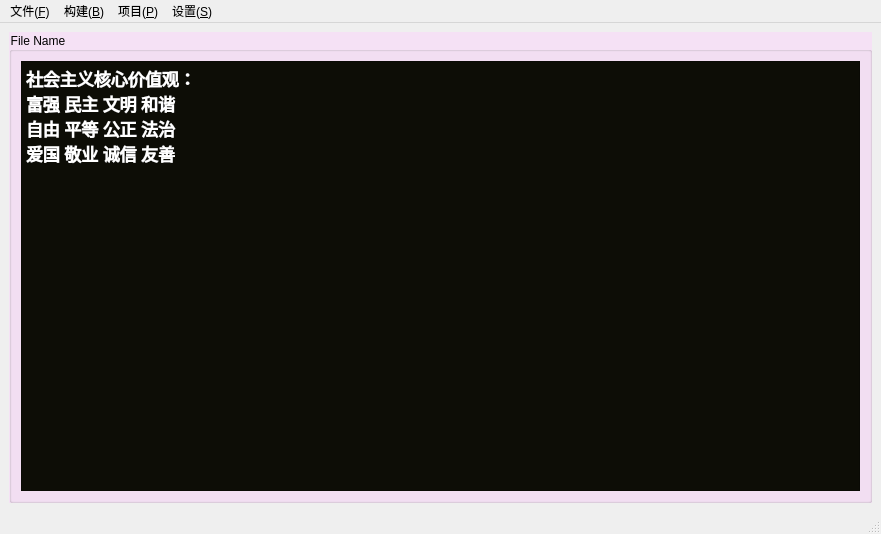
<?xml version="1.0" encoding="UTF-8"?>
<ui version="4.0">
 <class>MainWindow</class>
 <widget class="QMainWindow" name="MainWindow">
  <property name="geometry">
   <rect>
    <x>0</x>
    <y>0</y>
    <width>881</width>
    <height>534</height>
   </rect>
  </property>
  <property name="windowTitle">
   <string>MainWindow</string>
  </property>
  <property name="styleSheet">
   <string notr="true"/>
  </property>
  <widget class="QWidget" name="centralwidget">
   <layout class="QHBoxLayout" name="horizontalLayout_2">
    <item>
     <widget class="QGroupBox" name="fileNameGroupBox">
      <property name="styleSheet">
       <string notr="true">background:rgb(245,225,245);</string>
      </property>
      <property name="title">
       <string>File Name</string>
      </property>
      <layout class="QHBoxLayout" name="horizontalLayout_3">
       <item>
        <widget class="QPlainTextEdit" name="plainTextEdit">
         <property name="font">
          <font>
           <family>Noto Sans Hatran</family>
           <pointsize>13</pointsize>
           <bold>true</bold>
          </font>
         </property>
         <property name="styleSheet">
          <string notr="true">background:rgb(13, 13, 6);
color:rgb(255,255,255);</string>
         </property>
         <property name="lineWrapMode">
          <enum>QPlainTextEdit::LineWrapMode::NoWrap</enum>
         </property>
         <property name="plainText">
          <string>社会主义核心价值观：
富强 民主 文明 和谐
自由 平等 公正 法治
爱国 敬业 诚信 友善</string>
         </property>
        </widget>
       </item>
      </layout>
     </widget>
    </item>
   </layout>
  </widget>
  <widget class="QMenuBar" name="menubar">
   <property name="geometry">
    <rect>
     <x>0</x>
     <y>0</y>
     <width>881</width>
     <height>27</height>
    </rect>
   </property>
   <widget class="QMenu" name="menuFile_F">
    <property name="title">
     <string>文件(&amp;F)</string>
    </property>
    <addaction name="actionFileOpen_O"/>
    <addaction name="actionFileSave_S"/>
    <addaction name="actionFileSaveAs_A"/>
   </widget>
   <widget class="QMenu" name="menuBuild_B">
    <property name="title">
     <string>构建(&amp;B)</string>
    </property>
    <addaction name="actionBuildCompile_C"/>
    <addaction name="actionBuildSettings_S"/>
   </widget>
   <widget class="QMenu" name="menuProject_P">
    <property name="title">
     <string>项目(&amp;P)</string>
    </property>
    <addaction name="actionNewProject_N"/>
    <addaction name="actionOpenProject_O"/>
    <addaction name="separator"/>
   </widget>
   <widget class="QMenu" name="menuSettings_S">
    <property name="title">
     <string>设置(&amp;S)</string>
    </property>
    <addaction name="actionSettingsFont_F"/>
    <addaction name="actionSettingsColor_C"/>
   </widget>
   <addaction name="menuFile_F"/>
   <addaction name="menuBuild_B"/>
   <addaction name="menuProject_P"/>
   <addaction name="menuSettings_S"/>
  </widget>
  <widget class="QStatusBar" name="statusbar"/>
  <action name="actionFileOpen_O">
   <property name="text">
    <string>打开(&amp;O)</string>
   </property>
   <property name="shortcut">
    <string>Ctrl+O</string>
   </property>
  </action>
  <action name="actionFileSave_S">
   <property name="text">
    <string>保存(&amp;S)</string>
   </property>
   <property name="shortcut">
    <string>Ctrl+S</string>
   </property>
  </action>
  <action name="actionFileSaveAs_A">
   <property name="text">
    <string>另存为(&amp;A)</string>
   </property>
   <property name="shortcut">
    <string>Ctrl+Shift+S</string>
   </property>
  </action>
  <action name="actionBuildCompile_C">
   <property name="text">
    <string>编译并运行(&amp;C)</string>
   </property>
   <property name="shortcut">
    <string>F5</string>
   </property>
  </action>
  <action name="actionBuildSettings_S">
   <property name="text">
    <string>配置编译选项(&amp;S)</string>
   </property>
   <property name="shortcut">
    <string>Ctrl+Alt+S</string>
   </property>
  </action>
  <action name="actionNewProject_N">
   <property name="text">
    <string>新建项目(&amp;N)</string>
   </property>
   <property name="shortcut">
    <string>Ctrl+Shift+N</string>
   </property>
  </action>
  <action name="action_H">
   <property name="text">
    <string>添加头文件(&amp;H)</string>
   </property>
  </action>
  <action name="action_C">
   <property name="text">
    <string>添加源文件(&amp;C)</string>
   </property>
  </action>
  <action name="action_R">
   <property name="text">
    <string>添加资源文件(&amp;R)</string>
   </property>
  </action>
  <action name="action_D">
   <property name="text">
    <string>删除(&amp;D)</string>
   </property>
  </action>
  <action name="actionOpenProject_O">
   <property name="text">
    <string>打开项目(&amp;O)</string>
   </property>
   <property name="shortcut">
    <string>Ctrl+Shift+O</string>
   </property>
  </action>
  <action name="actionAddProjectFile_A">
   <property name="text">
    <string>添加(&amp;A)</string>
   </property>
  </action>
  <action name="actionSettingsFont_F">
   <property name="text">
    <string>字体(&amp;F)</string>
   </property>
  </action>
  <action name="actionSettingsColor_C">
   <property name="text">
    <string>颜色(&amp;C)</string>
   </property>
  </action>
 </widget>
 <resources/>
 <connections/>
</ui>
